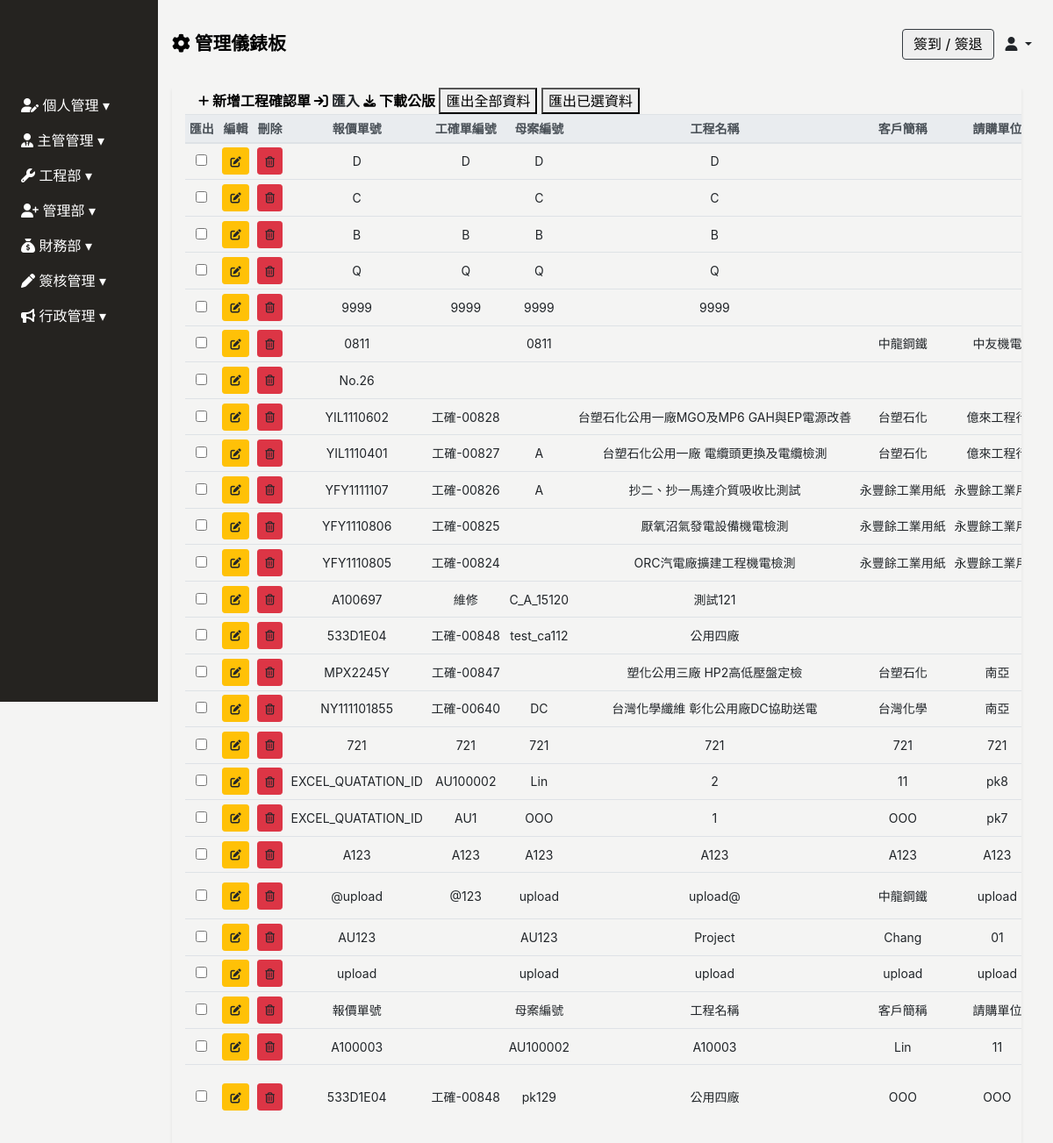
The page /project-confirmation/ on the database as committed earlier.
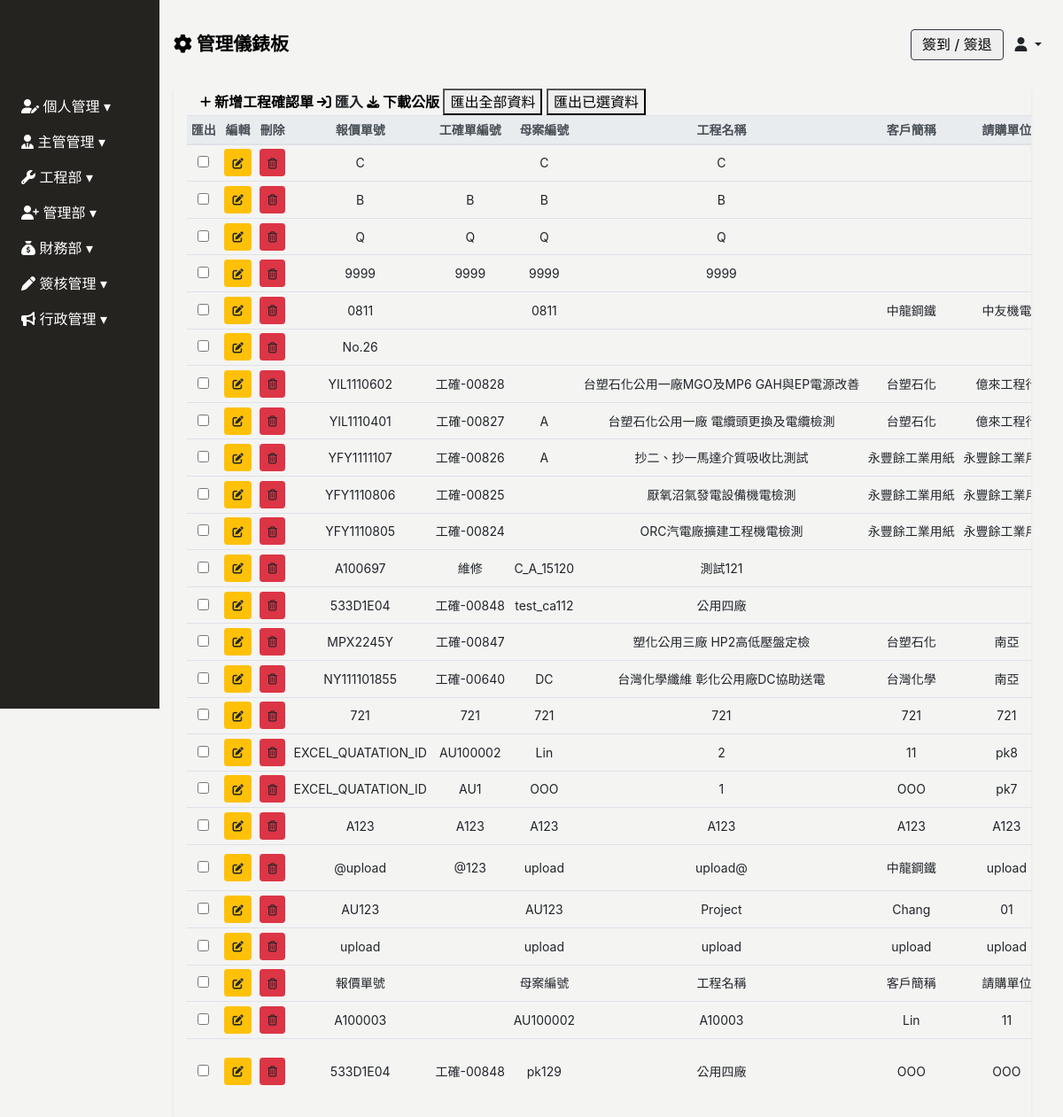
The same page on the database as committed later.
### Backend/models.py (models this page shows, shortened)
class ModifiedModel(models.Model):
    modified_by = models.ForeignKey("Employee", on_delete=models.SET_NULL, null=True, blank=True)
    created_date = models.DateField(default=timezone.now,verbose_name='建立日期')
    update_date = models.DateField(auto_now=True, verbose_name='更新日期')
    class Meta:
        abstract = True

class Project_Confirmation(ModifiedModel):
    project_confirmation_id = models.CharField(max_length=100, null=True, blank=True, verbose_name="工確單編號")
    quotation_id = models.CharField(max_length=100, null=True, blank=True, verbose_name="報價單號")
    project_name = models.CharField(max_length=100, null=True, blank=True, verbose_name="工程名稱")
    order_id = models.CharField(max_length=100, null=True, blank=True, verbose_name='訂單編號')
    c_a = models.CharField(max_length=100, null=True, blank=True, verbose_name='母案編號')
    client = models.CharField(max_length=100, null=True, blank=True, verbose_name='客戶簡稱')
    requisition = models.CharField(max_length=100, null=True, blank=True, verbose_name='請購單位')
    turnover = models.CharField(max_length=10, null=True, blank=True, verbose_name='成交金額')
    is_completed = models.BooleanField(verbose_name='完工狀態',blank=True,default=False)
    completion_report_employee = models.ManyToManyField(Employee, related_name='projects_confirmation_report_employee', blank=True, verbose_name='完工回報人')
    completion_report_date = models.DateField(null=True, blank=True, verbose_name="完工回報日期")
    remark = models.TextField(null=True, blank=True, verbose_name="備註")
    attachment = models.FileField(upload_to="project_confirmation_reassignment_attachment", null=True, blank=True, verbose_name="完工重派附件")
    Approval =  models.ForeignKey(ApprovalModel, null=True, blank=True, on_delete=models.CASCADE , related_name='project_confirmation_Approval')
    class Meta:
        verbose_name = "工程確認單"   # 單數
        verbose_name_plural = verbose_name   #複數
        ordering = ['-id']
    def reassignment_attachment_link(self):
        if self.attachment:
            download_link = "<a href='{}' download>下載</a>".format(self.attachment.url)
            return mark_safe(download_link)
        else:
            return ""

### Frontend/views.py (the view)
# urls.py: path('project-confirmation/', views.Project_Confirmation_ListView.as_view(), name='project-confirmation'),
class Project_Confirmation_ListView(UserPassesTestMixin,ListView):
    model = Project_Confirmation
    template_name = 'project_confirmation/project_confirmation.html'
    context_object_name = 'project_confirmation'
    def get_context_data(self, **kwargs):
        context = super().get_context_data(**kwargs)
        context["employees_list"] = Employee.objects.values('id','user__username')
        context['client_list'] = Client.objects.all()
        context['requisition_list'] = Requisition.objects.all()
        return context
    def test_func(self):
        if settings.PASS_TEST_FUNC:
            return True
        return self.request.user.groups.filter(name__icontains='工程確認單').exists()

### Frontend/templates/project_confirmation/project_confirmation.html (shortened to what the changed rows need)
{% extends 'base/base_dashboard.html' %}
{% block import %}
{% load static%}
<link rel="stylesheet" href="{% static 'css/project_confirmation/project_confirmation.css' %}">
{% endblock %}
{% block main %}
<div class="main px-3" id="project-confirmation-app">
    <div class="project-confirmation-table container-fluid shadow-sm table-responsive">
        <table class="table table-sm table-hover text-center" id="table" data-toggle="table" data-sortable="true"
            data-toolbar="#toolbar" data-search="true" data-show-columns="true"data-filter-strict-search="true"
            data-show-columns-toggle-all="true" data-pagination="true" data-page-size="25" data-page-list="[25, All]"
            data-filter-control="true">
            <thead class="thead-light" style="font-size: 14px;">
                <tr class="text-nowrap">
                    <th data-force-hide="true" data-switchable="false" data-no-print="true" data-field="checkbox" class="d-none d-md-table-cell">匯出</th>
                    <th data-force-hide="true" data-switchable="false" data-no-print="true" data-field="edit">編輯</th>
                    <th data-force-hide="true" data-switchable="false" data-no-print="true" data-field="delete">刪除</th>
                    <th data-sortable="true" data-filter-control="input" data-field="quotation_id">報價單號</th>
                    <th data-sortable="true" data-filter-control="input" data-field="project_confirmation_id">工確單編號</th>
                    <th data-sortable="true" data-filter-control="input" data-field="c_a">母案編號</th>
                    <th data-sortable="true" data-filter-control="input" data-field="project_name">工程名稱</th>
                    <th data-sortable="true" data-filter-control="input" data-field="client">客戶簡稱</th>
                    <th data-sortable="true" data-filter-control="input" data-field="requisition">請購單位</th>
                </tr>
            </thead>
            <tbody class="text-nowrap" style="font-size: 14px;">
                {% for p in project_confirmation %}
                <tr>
                    <td><input type="checkbox" name="importcheckd" onclick="updateCheckedArray(this)"value="{{ p.id }}"></td>
                    <td>
                        <a type="button" data-url="project_confirmation" data-id="{{ p.id }}"
                            class="sys_get btn btn-sm btn-warning" data-toggle="modal"
                            data-target="#project-confirmation-modal" onclick="LoadData(event)">
                        </a>
                    </td>
                    <td>
                        <a data-url="project_confirmation" data-id="{{ p.id }}" type="button"
                            class="sys_del btn btn-sm btn-danger" onclick="DELETE_handleClick(event)">
                        </a>
                    </td>
                    <td>{% if p.quotation_id %}{{ p.quotation_id }}{% endif %}</td>
                    <td>{% if p.project_confirmation_id %}{{ p.project_confirmation_id }}{% endif %}</td>
                    <td>{% if p.c_a %}{{ p.c_a }}{% endif %}</td>
                    <td>{% if p.project_name %}{{ p.project_name }}{% endif %}</td>
                    <td>{% if p.client %}{{ p.client }}{% endif %}</td>
                    <td>{% if p.requisition %}{{ p.requisition }}{% endif %}</td>
                </tr>
                {% endfor %}
            </tbody>
        </table>
    </div>
</div>
{% endblock %}

Rows that differ between the two databases and show on the page:
removed Project_Confirmation: quotation_id "D", project_confirmation_id "D", c_a "D", project_name "D"
